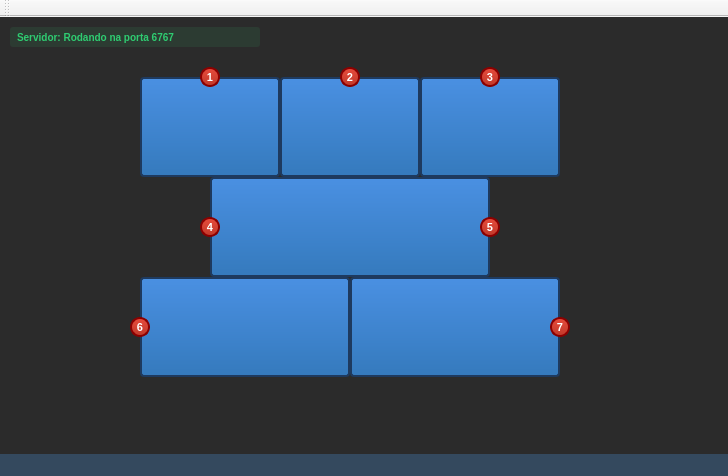
<?xml version="1.0" encoding="UTF-8"?>
<ui version="4.0">
 <class>MainWindow</class>
 <widget class="QMainWindow" name="MainWindow">
  <property name="geometry">
   <rect>
    <x>0</x>
    <y>0</y>
    <width>728</width>
    <height>476</height>
   </rect>
  </property>
  <property name="windowTitle">
   <string>Servidor</string>
  </property>
  <widget class="QWidget" name="centralWidget">
   <property name="styleSheet">
    <string notr="true">background-color: #2b2b2b;</string>
   </property>
   <widget class="QLabel" name="labelServerStatus">
    <property name="geometry">
     <rect>
      <x>10</x>
      <y>10</y>
      <width>250</width>
      <height>20</height>
     </rect>
    </property>
    <property name="styleSheet">
     <string notr="true">color: #2ecc71; font-weight: bold; font-size: 10px; background-color: rgba(46, 204, 113, 0.1); padding: 4px; border-radius: 3px;</string>
    </property>
    <property name="text">
     <string>Servidor: Rodando na porta 6767</string>
    </property>
   </widget>
   <widget class="QLabel" name="labelTrilho01">
    <property name="geometry">
     <rect>
      <x>140</x>
      <y>60</y>
      <width>140</width>
      <height>100</height>
     </rect>
    </property>
    <property name="styleSheet">
     <string notr="true">background: qlineargradient(x1:0, y1:0, x2:0, y2:1, stop:0 #4a90e2, stop:1 #357abd);
border-style: solid;
border-color: #1e3a5f;
border-width: 2px;
border-radius: 4px;</string>
    </property>
    <property name="lineWidth">
     <number>3</number>
    </property>
    <property name="text">
     <string/>
    </property>
   </widget>
   <widget class="QLabel" name="labelTrilho02">
    <property name="geometry">
     <rect>
      <x>280</x>
      <y>60</y>
      <width>140</width>
      <height>100</height>
     </rect>
    </property>
    <property name="styleSheet">
     <string notr="true">background: qlineargradient(x1:0, y1:0, x2:0, y2:1, stop:0 #4a90e2, stop:1 #357abd);
border-style: solid;
border-color: #1e3a5f;
border-width: 2px;
border-radius: 4px;</string>
    </property>
    <property name="lineWidth">
     <number>3</number>
    </property>
    <property name="text">
     <string/>
    </property>
   </widget>
   <widget class="QLabel" name="labelTrilho03">
    <property name="geometry">
     <rect>
      <x>420</x>
      <y>60</y>
      <width>140</width>
      <height>100</height>
     </rect>
    </property>
    <property name="styleSheet">
     <string notr="true">background: qlineargradient(x1:0, y1:0, x2:0, y2:1, stop:0 #4a90e2, stop:1 #357abd);
border-style: solid;
border-color: #1e3a5f;
border-width: 2px;
border-radius: 4px;</string>
    </property>
    <property name="lineWidth">
     <number>3</number>
    </property>
    <property name="text">
     <string/>
    </property>
   </widget>
   <widget class="QLabel" name="labelTrilho04">
    <property name="geometry">
     <rect>
      <x>210</x>
      <y>160</y>
      <width>280</width>
      <height>100</height>
     </rect>
    </property>
    <property name="styleSheet">
     <string notr="true">background: qlineargradient(x1:0, y1:0, x2:0, y2:1, stop:0 #4a90e2, stop:1 #357abd);
border-style: solid;
border-color: #1e3a5f;
border-width: 2px;
border-radius: 4px;</string>
    </property>
    <property name="lineWidth">
     <number>3</number>
    </property>
    <property name="text">
     <string/>
    </property>
   </widget>
   <widget class="QLabel" name="labelTrilho06">
    <property name="geometry">
     <rect>
      <x>140</x>
      <y>260</y>
      <width>210</width>
      <height>100</height>
     </rect>
    </property>
    <property name="styleSheet">
     <string notr="true">background: qlineargradient(x1:0, y1:0, x2:0, y2:1, stop:0 #4a90e2, stop:1 #357abd);
border-style: solid;
border-color: #1e3a5f;
border-width: 2px;
border-radius: 4px;</string>
    </property>
    <property name="lineWidth">
     <number>3</number>
    </property>
    <property name="text">
     <string/>
    </property>
   </widget>
   <widget class="QLabel" name="labelTrilho07">
    <property name="geometry">
     <rect>
      <x>350</x>
      <y>260</y>
      <width>210</width>
      <height>100</height>
     </rect>
    </property>
    <property name="styleSheet">
     <string notr="true">background: qlineargradient(x1:0, y1:0, x2:0, y2:1, stop:0 #4a90e2, stop:1 #357abd);
border-style: solid;
border-color: #1e3a5f;
border-width: 2px;
border-radius: 4px;</string>
    </property>
    <property name="lineWidth">
     <number>3</number>
    </property>
    <property name="text">
     <string/>
    </property>
   </widget>

   <widget class="QLabel" name="labelTrem01">
    <property name="geometry">
     <rect>
      <x>200</x>
      <y>50</y>
      <width>20</width>
      <height>20</height>
     </rect>
    </property>
    <property name="styleSheet">
     <string notr="true">background: qlineargradient(x1:0, y1:0, x2:0, y2:1, stop:0 #e74c3c, stop:1 #c0392b);
color: white;
font-weight: bold;
font-size: 11px;
border: 2px solid #8b0000;
border-radius: 10px;</string>
    </property>
    <property name="text">
     <string>1</string>
    </property>
    <property name="alignment">
     <set>Qt::AlignCenter</set>
    </property>
   </widget>
   <widget class="QLabel" name="labelTrem02">
    <property name="geometry">
     <rect>
      <x>340</x>
      <y>50</y>
      <width>20</width>
      <height>20</height>
     </rect>
    </property>
    <property name="styleSheet">
     <string notr="true">background: qlineargradient(x1:0, y1:0, x2:0, y2:1, stop:0 #e74c3c, stop:1 #c0392b);
color: white;
font-weight: bold;
font-size: 11px;
border: 2px solid #8b0000;
border-radius: 10px;</string>
    </property>
    <property name="text">
     <string>2</string>
    </property>
    <property name="alignment">
     <set>Qt::AlignCenter</set>
    </property>
   </widget>
   <widget class="QLabel" name="labelTrem03">
    <property name="geometry">
     <rect>
      <x>480</x>
      <y>50</y>
      <width>20</width>
      <height>20</height>
     </rect>
    </property>
    <property name="styleSheet">
     <string notr="true">background: qlineargradient(x1:0, y1:0, x2:0, y2:1, stop:0 #e74c3c, stop:1 #c0392b);
color: white;
font-weight: bold;
font-size: 11px;
border: 2px solid #8b0000;
border-radius: 10px;</string>
    </property>
    <property name="text">
     <string>3</string>
    </property>
    <property name="alignment">
     <set>Qt::AlignCenter</set>
    </property>
   </widget>
   <widget class="QLabel" name="labelTrem04">
    <property name="geometry">
     <rect>
      <x>200</x>
      <y>200</y>
      <width>20</width>
      <height>20</height>
     </rect>
    </property>
    <property name="styleSheet">
     <string notr="true">background: qlineargradient(x1:0, y1:0, x2:0, y2:1, stop:0 #e74c3c, stop:1 #c0392b);
color: white;
font-weight: bold;
font-size: 11px;
border: 2px solid #8b0000;
border-radius: 10px;</string>
    </property>
    <property name="text">
     <string>4</string>
    </property>
    <property name="alignment">
     <set>Qt::AlignCenter</set>
    </property>
   </widget>
   <widget class="QLabel" name="labelTrem05">
    <property name="geometry">
     <rect>
      <x>480</x>
      <y>200</y>
      <width>20</width>
      <height>20</height>
     </rect>
    </property>
    <property name="styleSheet">
     <string notr="true">background: qlineargradient(x1:0, y1:0, x2:0, y2:1, stop:0 #e74c3c, stop:1 #c0392b);
color: white;
font-weight: bold;
font-size: 11px;
border: 2px solid #8b0000;
border-radius: 10px;</string>
    </property>
    <property name="text">
     <string>5</string>
    </property>
    <property name="alignment">
     <set>Qt::AlignCenter</set>
    </property>
   </widget>
   <widget class="QLabel" name="labelTrem07">
    <property name="geometry">
     <rect>
      <x>550</x>
      <y>300</y>
      <width>20</width>
      <height>20</height>
     </rect>
    </property>
    <property name="styleSheet">
     <string notr="true">background: qlineargradient(x1:0, y1:0, x2:0, y2:1, stop:0 #e74c3c, stop:1 #c0392b);
color: white;
font-weight: bold;
font-size: 11px;
border: 2px solid #8b0000;
border-radius: 10px;</string>
    </property>
    <property name="text">
     <string>7</string>
    </property>
    <property name="alignment">
     <set>Qt::AlignCenter</set>
    </property>
   </widget>
   <widget class="QLabel" name="labelTrem06">
    <property name="geometry">
     <rect>
      <x>130</x>
      <y>300</y>
      <width>20</width>
      <height>20</height>
     </rect>
    </property>
    <property name="styleSheet">
     <string notr="true">background: qlineargradient(x1:0, y1:0, x2:0, y2:1, stop:0 #e74c3c, stop:1 #c0392b);
color: white;
font-weight: bold;
font-size: 11px;
border: 2px solid #8b0000;
border-radius: 10px;</string>
    </property>
    <property name="text">
     <string>6</string>
    </property>
    <property name="alignment">
     <set>Qt::AlignCenter</set>
    </property>
   </widget>
  </widget>
  <widget class="QMenuBar" name="menuBar">
   <property name="geometry">
    <rect>
     <x>0</x>
     <y>0</y>
     <width>728</width>
     <height>26</height>
    </rect>
   </property>
   <property name="styleSheet">
    <string notr="true">background-color: #34495e; color: white;</string>
   </property>
  </widget>
  <widget class="QToolBar" name="mainToolBar">
   <attribute name="toolBarArea">
    <enum>TopToolBarArea</enum>
   </attribute>
   <attribute name="toolBarBreak">
    <bool>false</bool>
   </attribute>
  </widget>
  <widget class="QStatusBar" name="statusBar">
   <property name="styleSheet">
    <string notr="true">background-color: #34495e; color: white;</string>
   </property>
  </widget>
 </widget>
 <layoutdefault spacing="6" margin="11"/>
 <resources/>
 <connections/>
</ui>
